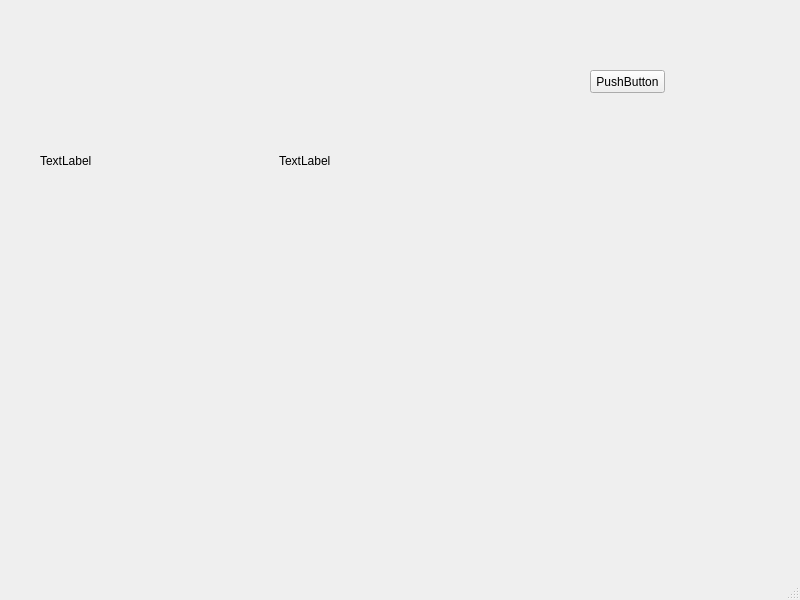
<?xml version="1.0" encoding="UTF-8"?>
<ui version="4.0">
 <class>MainWindow</class>
 <widget class="QMainWindow" name="MainWindow">
  <property name="geometry">
   <rect>
    <x>0</x>
    <y>0</y>
    <width>800</width>
    <height>600</height>
   </rect>
  </property>
  <property name="windowTitle">
   <string>MainWindow</string>
  </property>
  <widget class="QWidget" name="centralwidget">
   <widget class="QWidget" name="horizontalLayoutWidget">
    <property name="geometry">
     <rect>
      <x>40</x>
      <y>50</y>
      <width>471</width>
      <height>221</height>
     </rect>
    </property>
    <layout class="QHBoxLayout" name="horizontalLayout">
     <item>
      <widget class="QLabel" name="lb_input">
       <property name="text">
        <string>TextLabel</string>
       </property>
      </widget>
     </item>
     <item>
      <widget class="QLabel" name="lb_output">
       <property name="text">
        <string>TextLabel</string>
       </property>
      </widget>
     </item>
    </layout>
   </widget>
   <widget class="QPushButton" name="btn_select_img">
    <property name="geometry">
     <rect>
      <x>590</x>
      <y>70</y>
      <width>75</width>
      <height>23</height>
     </rect>
    </property>
    <property name="text">
     <string>PushButton</string>
    </property>
   </widget>
  </widget>
  <widget class="QMenuBar" name="menubar">
   <property name="geometry">
    <rect>
     <x>0</x>
     <y>0</y>
     <width>800</width>
     <height>21</height>
    </rect>
   </property>
  </widget>
  <widget class="QStatusBar" name="statusbar"/>
 </widget>
 <resources/>
 <connections/>
</ui>
